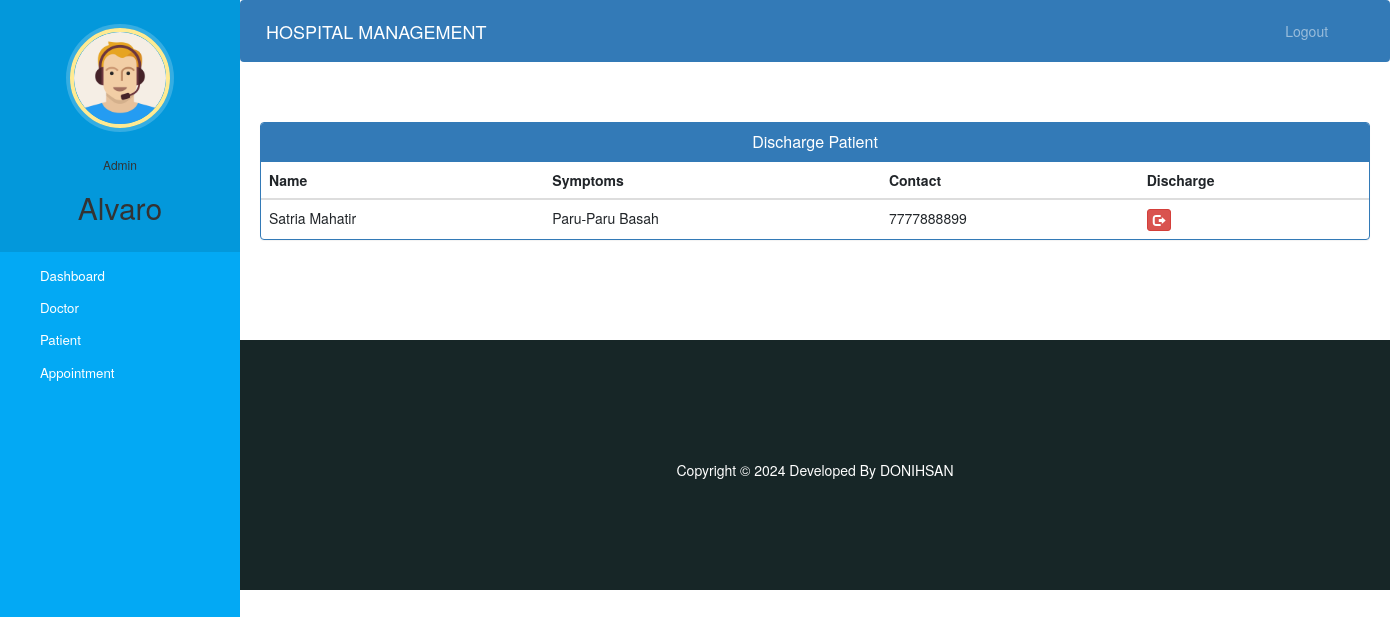
Screenshot of /admin-discharge-patient (signed in) with the database file from the repository.
### hospital/models.py (models this page shows, shortened)
class Patient(models.Model):
    user=models.OneToOneField(User,on_delete=models.CASCADE)
    profile_pic= models.ImageField(upload_to='profile_pic/PatientProfilePic/',null=True,blank=True)
    address = models.CharField(max_length=40)
    mobile = models.CharField(max_length=20,null=False)
    symptoms = models.CharField(max_length=100,null=False)
    assignedDoctorId = models.PositiveIntegerField(null=True)
    admitDate=models.DateField(auto_now=True)
    status=models.BooleanField(default=False)
    @property
    def get_name(self):
        return self.user.first_name+" "+self.user.last_name

### hospital/views.py (the view)
# urls.py: path('admin-discharge-patient', views.admin_discharge_patient_view,name='admin-discharge-patient'),
@login_required(login_url='adminlogin')
@user_passes_test(is_admin)
def admin_discharge_patient_view(request):
    patients=models.Patient.objects.all().filter(status=True)
    return render(request,'hospital/admin_discharge_patient.html',{'patients':patients})

### hospital/views.py (called while the page is built)
def is_admin(user):
    return user.groups.filter(name='ADMIN').exists()

### templates/hospital/admin_discharge_patient.html (shortened to what this page needs)
{% extends 'hospital/admin_base.html' %}
{% block content %}
<head>
  <link href="//netdna.bootstrapcdn.com/bootstrap/3.0.0/css/bootstrap.min.css" rel="stylesheet" id="bootstrap-css">
</head>
<div class="container">
  <div class="panel panel-primary">
    <div class="panel-heading">
      <h6 class="panel-title">Discharge Patient</h6>
    </div>
    <table class="table table-hover" id="dev-table">
      <thead>
        <tr>
          <th>Name</th>
          <th>Symptoms</th>
          <th>Contact</th>
          <th>Discharge</th>
        </tr>
      </thead>
      {% for p in patients %}
      <tr>
        <td> {{p.get_name}}</td>
        <td>{{p.symptoms}}</td>
        <td>{{p.mobile}}</td>
        <td><a class="btn btn-danger btn-xs" href="{% url 'discharge-patient' p.id  %}"><span class="glyphicon glyphicon-log-out"></span></a></td>
      </tr>
      {% endfor %}
    </table>
  </div>
</div>
{% endblock content %}

### templates/hospital/admin_base.html (shortened to what this page needs)
<!DOCTYPE html>
{% load static %}
<html lang="en">
<head>
  <link rel="stylesheet" href="https://stackpath.bootstrapcdn.com/bootstrap/4.3.1/css/bootstrap.min.css">
  <link rel="stylesheet" href="https://maxcdn.bootstrapcdn.com/font-awesome/4.7.0/css/font-awesome.min.css">
  <link rel="stylesheet" href="{% static '/style.css' %}">
</head>
<body>
  <nav class="menu" tabindex="0">
    <header class="avatar">
      <img src="{% static "images/adminpropic.png" %}" />
      <br><br>
      <h6>Admin</h6>
      <h2>{{request.user.first_name}}</h2>
    </header>
    <ul>
      <li tabindex="0" class="icon-dashboard"> <a style="color:white; text-decoration:none;" href="/admin-dashboard"><span>Dashboard</span></a> </li>
      <li tabindex="0" class="icon-customers"> <a style="color:white; text-decoration:none;" href="/admin-doctor"><span>Doctor</span></a></li>
      <li tabindex="0" class="icon-users"> <a style="color:white; text-decoration:none;" href="/admin-patient"><span>Patient</span></a></li>
      <li tabindex="0" class="icon-calendar"> <a style="color:white; text-decoration:none;" href="/admin-appointment"><span>Appointment</span></a></li>
    </ul>
  </nav>
  <main>
    <div class="bs-example">
      <nav class="navbar navbar-expand-md  navbar-dark fixed-top" style="background:#337AB7;">
        <a href="/admin-dashboard" class="navbar-brand">HOSPITAL MANAGEMENT</a>
        <div class="collapse navbar-collapse justify-content-between" id="navbarCollapse">
          <div class="navbar-nav" style=" margin-left: 90%;">
            <a href="/logout" class="nav-item nav-link">Logout</a>
          </div>
        </div>
      </nav>
    </div>
    <br><br>
    {% block content %}
    {% endblock content %}
    <br><br><br><br>
    <footer>
      <br>
      <div class="container">
        <div class="row">
          <div class="col-md-12 col-sm-12">
            <div style="color:#ffffff;" class="wow fadeInUp footer-copyright">
              <p>
                Copyright &copy; 2024 Developed By DONIHSAN </p>
            </div>
          </div>
        </div>
      </div>
    </footer>
  </main>
</body>
</html>

### static/style.css (style rules this page uses)
body { padding-left: 240px; }
main { position: relative; height: 100vh; }
.menu { background: #5bc995; height: 100vh; width: 240px; position: fixed; top: 0px; left: 0; z-index: 5; outline: none; }
.menu .avatar { background: rgba(0, 0, 0, 0.1); padding: 2em 0.5em; text-align: center; }
.menu .avatar img { width: 100px; border-radius: 50%; overflow: hidden; border: 4px solid #ffea92; box-shadow: 0 0 0 4px rgba(255, 255, 255, 0.2); }
.menu .avatar h2 { font-weight: normal; margin-bottom: 0; }
.menu ul { list-style: none; padding: 0.5em 0; margin: 0; }
.menu ul li { padding: 0.5em 1em 0.5em 3em; font-size: 0.95em; font-weight: regular; background-repeat: no-repeat; background-position: left 15px center; background-size: auto 20px; transition: all 0.15s linear; cursor: pointer; }
.menu ul li.icon-dashboard { background-image: url("http://www.entypo.com/images//gauge.svg"); }
.menu ul li.icon-customers { background-image: url("http://www.entypo.com/images//briefcase.svg"); }
.menu ul li.icon-users { background-image: url("http://www.entypo.com/images//users.svg"); }
.menu ul li.icon-calendar { background-image: url("http://www.entypo.com/images//calendar.svg"); }

### templates/hospital/admin_base.html (style rules this page uses)
a:link { text-decoration: none; }
a { color: white; }
footer { padding: 0px 0px 0px 0px; background-color: #172627; margin: 0px; }
p { text-align: center; }
body { padding-left: 240px; }
main { position: relative; height: 100vh; }
.menu { background: #03a9f4; height: 100vh; width: 240px; position: fixed; top: 0px; left: 0; z-index: 5; outline: none; }
.menu .avatar { background: rgba(0, 0, 0, 0.1); padding: 2em 0.5em; text-align: center; }
.menu .avatar img { width: 100px; border-radius: 50%; overflow: hidden; border: 4px solid #ffea92; box-shadow: 0 0 0 4px rgba(255, 255, 255, 0.2); }
.menu .avatar h2 { font-weight: normal; margin-bottom: 0; }
.menu ul { list-style: none; padding: 0.5em 0; margin: 0; }
.menu ul li { padding: 0.5em 1em 0.5em 3em; font-size: 0.95em; font-weight: regular; background-repeat: no-repeat; background-position: left 15px center; background-size: auto 20px; transition: all 0.15s linear; cursor: pointer; }
.menu ul li.icon-dashboard { background-image: url("http://www.entypo.com/images//gauge.svg"); }
.menu ul li.icon-customers { background-image: url("http://www.entypo.com/images//briefcase.svg"); }
.menu ul li.icon-users { background-image: url("http://www.entypo.com/images//users.svg"); }
.menu ul li.icon-calendar { background-image: url("http://www.entypo.com/images//calendar.svg"); }

### templates/hospital/admin_discharge_patient.html (style rules this page uses)
a:link { text-decoration: none; }
h6 { text-align: center; }
.row { margin: 100px; }

### rows the page displays
Patient: get_name "Satria Mahatir", symptoms "Paru-Paru Basah", mobile "7777888899"

### other values shown
{{ request.user.first_name }} "Alvaro"
